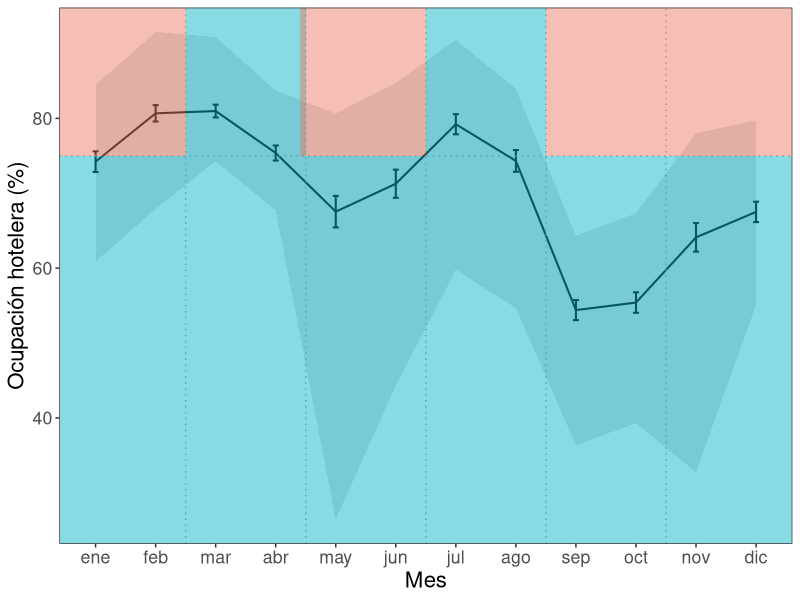
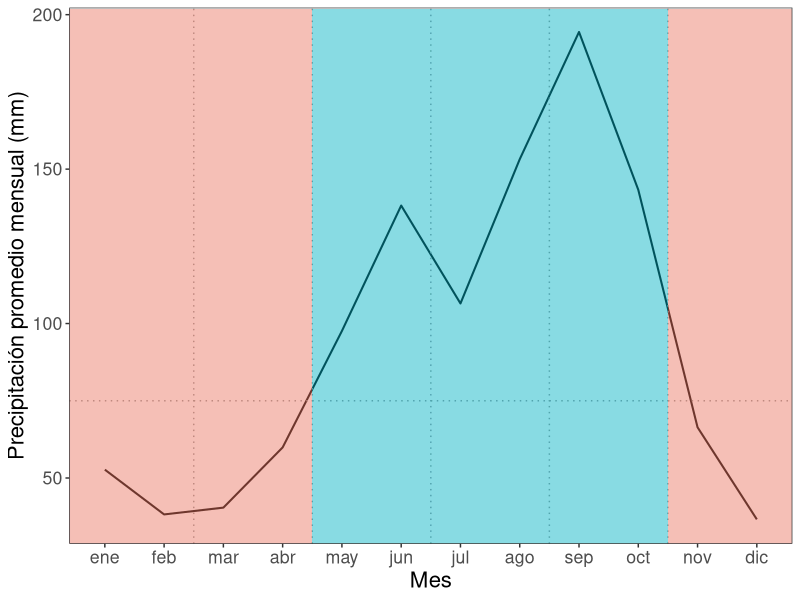
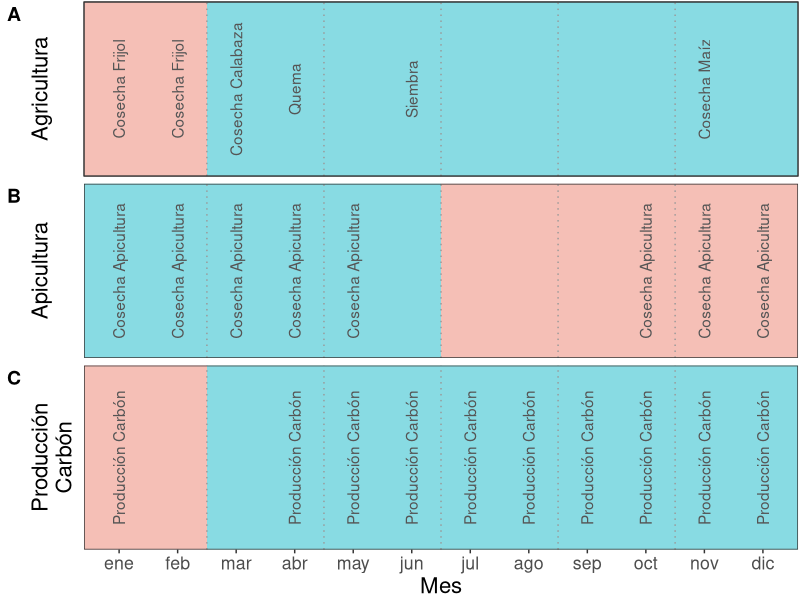

Generate these figures, in order, with R:
### PAQUETES ####
library(ggplot2)
library(plyr)
library(tidyr)
library(ggpubr)

### DATOS ###
### datos de https://smn.cna.gob.mx/es/informacion-climatologica-por-estado?estado=qroo (Cobá>Normales 1951-2010 o https://smn.conagua.gob.mx/tools/RESOURCES/Normales5110/NORMAL23012.TXT)
precipitacion <- data.frame(
  mesn = c(1:12),
  mes = c("ene","feb","mar","abr","may","jun","jul","ago","sep","oct","nov","dic"),
  precip.normal= c(52.7,38.2,40.4,59.9,97.6,138.2,106.5,153.2,194.4,143.3,66.4,36.6)
)

## dato de https://www.datatur.sectur.gob.mx/ITxEF/ITxEF_QROO.aspx (Estadísticas>Información Turística por entidad Federativa>Quintana Roo>Desgargar Excel 6.2 o https://www.datatur.sectur.gob.mx/ITxEF_Docs/QROO_COMPENDIO_6_2.zip)
ocupacion.hotelera <- data.frame(
  a2017 = c(82.36,84.54,83.13,83.72,80.66,81.81,86.76,77.95,62.96,62.99,75.50,76.35),
  a2016 = c(79.84,82.04,82.73,80.76,77.44,79.12,85.87,77.93,64.30,67.33,78.02,79.73),
  a2015 = c(82.33,85.35,82.31,82.49,78.42,77.59,84.75,78.03,61.55,64.91,76.00,76.52),
  a2014 = c(79.90,84.15,80.45,77.92,74.81,72.49,81.52,75.05,57.56,63.68,76.43,77.66),
  a2013 = c(75.73,79.41,80.99,74.65,67.49,69.99,81.22,71.27,54.44,55.20,68.03,75.69),
  a2012 = c(74.46,79.31,79.47,77.09,66.00,66.24,77.25,68.86,53.06,54.03,67.73,73.92),
  a2011 = c(66.23,73.30,75.28,69.27,58.42,59.48,72.67,63.11,46.24,47.17,58.82,66.73),
  a2010 = c(63.84,73.49,74.64,67.91,57.15,59.41,67.91,59.23,41.62,42.80,56.18,65.10),
  a2009 = c(72.88,79.11,74.88,70.86,26.45,44.33,59.78,54.67,36.35,39.31,52.61,60.10),
  a2008 = c(74.97,82.50,83.51,75.90,68.65,71.54,77.76,68.87,47.55,50.95,63.21,69.64),
  a2007 = c(77.05,82.20,80.49,79.17,67.97,71.81,80.15,63.39,46.97,51.38,65.09,68.12),
  a2006 = c(77.36,82.26,82.74,76.62,71.84,75.00,78.43,72.21,49.53,52.88,67.37,71.09),
  a2005 = c(84.47,91.54,90.85,83.32,78.47,84.75,81.32,80.17,59.30,52.18,32.74,56.93),
  a2004 = c(75.88,87.56,84.49,82.82,73.78,81.80,90.48,83.94,60.90,62.77,72.96,73.66),
  a2003 = c(64.91,74.63,76.15,71.99,68.16,77.44,86.86,82.12,59.73,57.25,69.11,69.17),
  a2002 = c(60.89,67.92,81.27,69.55,64.48,74.75,81.96,74.01,48.32,46.37,55.74,60.10),
  a2001 = c(72.96,80.87,85.02,78.24,75.93,80.97,86.93,78.83,53.74,51.44,55.82,55.09),
  a2000 = c(61.48,80.00,86.53,75.62,73.52,83.05,86.85,78.80,56.50,56.80,63.24,60.17),
  a1999 = c(63.43,71.06,74.28,67.72,62.55,67.96,70.85,79.82,53.66,49.86,53.38,59.80),
  a1998 = c(68.77,77.27,74.35,74.61,70.01,71.15,73.05,73.19,58.19,55.41,61.17,60.12),
  a1997 = c(78.97,87.15,85.03,78.39,75.74,78.90,82.73,80.45,61.85,64.29,71.21,70.33),
  a1996 = c(82.42,87.70,85.96,79.14,71.55,74.28,79.30,76.86,55.74,58.60,69.66,70.68),
  a1995 = c(81.67,86.33,84.68,73.31,64.35,69.52,78.12,78.22,61.32,59.12,68.09,66.62),
  a1994 = c(73.81,77.72,79.99,68.68,59.69,58.61,74.69,74.40,55.31,56.80,60.55,64.09),
  a1993 = c(78.89,81.70,78.30,72.26,61.75,61.15,76.69,78.66,53.46,56.48,61.09,60.61),
  a1992 = c(74.38,78.47,77.98,67.74,60.95,60.02,75.82,82.32,54.28,60.53,67.13,67.32),
  mesn = c(1:12),
  mes = c("ene","feb","mar","abr","may","jun","jul","ago","sep","oct","nov","dic")
)

ocupacion.hotelera.ano <- ocupacion.hotelera %>% gather(ano, ocupacion, a1992:a2017)
resumen.ocupacion.hotelera <- ddply(
  ocupacion.hotelera.ano,
  .(mesn),
  summarise,
  media = mean(ocupacion),
  sd = sd(ocupacion),
  se = sd(ocupacion) / sqrt(length(ocupacion)),
  maxi = max(ocupacion),
  mini = min(ocupacion)
)


### GRAFICAS ###
figura.ocupacion.hotelera <- ggplot(resumen.ocupacion.hotelera, aes(x = mesn,y = media)) +
  geom_line(size = 0.7) +
  geom_errorbar(aes(ymin = (media - se), ymax = (media + se)), width = .1, size = 0.7) +
  geom_ribbon(aes(ymin = mini, ymax = maxi), alpha = 0.15, colour = 0) +
  scale_x_continuous(breaks = c(1:12), labels = c("ene","feb","mar","abr","may","jun","jul","ago","sep","oct","nov","dic")) +
  ylab("Ocupación hotelera (%)") +
  xlab("Mes") +
  geom_hline(yintercept=c(75), linetype="dotted", color="#999999") +
  geom_vline(xintercept=c(2.5,4.5,6.5,8.5,10.5), linetype="dotted", color="#999999") +
  theme_bw() +
  theme(panel.grid.major = element_blank(), panel.grid.minor = element_blank()) +
  geom_rect(xmin=2.5, xmax=4.5, ymin=75, ymax=202, fill="#00BFC4", alpha=0.05) +
  geom_rect(xmin=0.4, xmax=2.5, ymin=75, ymax=202, fill="#F8766D", alpha=0.05) +
  geom_rect(xmin=4.4, xmax=6.5, ymin=75, ymax=202, fill="#F8766D", alpha=0.05) +
  geom_rect(xmin=6.5, xmax=8.5, ymin=75, ymax=202, fill="#00BFC4", alpha=0.05) +
  geom_rect(xmin=8.5, xmax=12.6, ymin=75, ymax=202, fill="#F8766D", alpha=0.05) +
  geom_rect(xmin=0.4, xmax=12.6, ymin=0, ymax=75, fill="#00BFC4", alpha=0.05) +
  theme(text = element_text(size=16))

ggsave("./imgs/img-ocupacion-hotelera.png",
  device = "png",
  figura.ocupacion.hotelera,
  width = 14,
  height = 12,
  units = "cm"
)

###

figura.precipitacion <- ggplot(precipitacion, aes(x = factor(mesn))) +
  geom_line(aes(y = precip.normal, group = 1), size = 0.7, stat="identity") +
  scale_x_discrete(breaks = factor(1:12),  drop = FALSE, labels = c("ene","feb","mar","abr","may","jun","jul","ago","sep","oct","nov","dic")) +
  ylab("Precipitación promedio mensual (mm)") +
  xlab("Mes") +
  theme_bw() +
  theme(panel.grid.major = element_blank(), panel.grid.minor = element_blank()) +
  geom_hline(yintercept = c(75), linetype="dotted", color="#999999") +
  geom_vline(xintercept=c(2.5,4.5,6.5,8.5,10.5), linetype="dotted", color="#999999") +
  geom_rect(xmin=4.5, xmax=10.5, ymin=0, ymax=202, fill="#00BFC4", alpha=0.05) +
  geom_rect(xmin=0.4, xmax=4.5, ymin=0, ymax=202, fill="#F8766D", alpha=0.05) +
  geom_rect(xmin=10.5, xmax=12.6, ymin=0, ymax=202, fill="#F8766D", alpha=0.05) +
  theme(text = element_text(size = 16))

ggsave("./imgs/img-precipitacion.png",
  device = "png",
  figura.precipitacion,
  width = 14,
  height = 12,
  units = "cm"
)

###

cul <- "#555555"
e1 <- theme(plot.margin = margin(0.05,0.05,0.05,0.8,"cm"))
e2 <- theme(strip.background =  element_blank(), strip.text = element_blank() )
e3 <- theme(axis.title.x = element_blank(), axis.text.x = element_blank(), axis.ticks.x = element_blank())
e4 <- labs(x = element_blank())

## datos de García-Frapolli (2006) (Chapter 5)
figura.actividades <- ggarrange(
  ggplot(precipitacion, aes(x = factor(mesn))) +
  geom_rect(xmin = 0.4, xmax = 2.5, ymin = 0, ymax = 2, fill = "#F8766D", alpha = 0.05) +
  geom_rect(xmin = 2.5, xmax = 12.6, ymin = 0, ymax = 2, fill = "#00BFC4", alpha = 0.05) +
  annotate(geom = "text", x = 4, y = 1, label = "Quema", color = cul, angle = 90) +
  annotate(geom = "text", x = 6, y = 1, label = "Siembra", color = cul, angle = 90) +
  annotate(geom = "text", x = 11, y = 1, label = "Cosecha Maíz", color = cul, angle = 90) +
  annotate(geom = "text", x = 1, y = 1, label = "Cosecha Frijol", color = cul, angle = 90) +
  annotate(geom = "text", x = 2, y = 1, label = "Cosecha Frijol", color = cul, angle = 90) +
  annotate(geom = "text", x = 3, y = 1, label = "Cosecha Calabaza", color = cul, angle = 90) +
  geom_vline(xintercept=c(2.5,4.5,6.5,8.5,10.5), linetype="dotted", color="#999999") +
  labs(x = "Mes", y = "Agricultura") +
  scale_x_discrete(breaks = factor(1:12),  drop=FALSE, labels = c("ene","feb","mar","abr","may","jun","jul","ago","sep","oct","nov","dic")) +
  theme_bw()+
  theme(panel.grid.major = element_blank(), panel.grid.minor = element_blank(), axis.text.y = element_blank(), axis.ticks.y = element_blank()) +
  theme(panel.grid.major = element_blank(), panel.grid.minor = element_blank()) +
  theme(text = element_text(size=16)) +
  e1 + e2 + e3 + e4,

  ggplot(precipitacion, aes(x = factor(mesn))) +
  geom_rect(xmin = 0.4, xmax = 6.5, ymin = 0, ymax = 2, fill = "#00BFC4", alpha = 0.05) +
  geom_rect(xmin = 6.5, xmax = 12.6, ymin = 0, ymax = 2, fill = "#F8766D", alpha = 0.05) +
  annotate(geom = "text", x = 1, y = 1, label = "Cosecha Apicultura", color = cul, angle = 90) +
  annotate(geom = "text", x = 2, y = 1, label = "Cosecha Apicultura", color = cul, angle = 90) +
  annotate(geom = "text", x = 3, y = 1, label = "Cosecha Apicultura", color = cul, angle = 90) +
  annotate(geom = "text", x = 4, y = 1, label = "Cosecha Apicultura", color = cul, angle = 90) +
  annotate(geom = "text", x = 5, y = 1, label = "Cosecha Apicultura", color = cul, angle = 90) +
  annotate(geom = "text", x = 10, y = 1, label = "Cosecha Apicultura", color = cul, angle = 90) +
  annotate(geom = "text", x = 11, y = 1, label = "Cosecha Apicultura", color = cul, angle = 90) +
  annotate(geom = "text", x = 12, y = 1, label = "Cosecha Apicultura", color = cul, angle = 90) +
  geom_vline(xintercept=c(2.5,4.5,6.5,8.5,10.5), linetype="dotted", color="#999999") +
  labs(x = "Mes", y = "Apicultura") +
  scale_x_discrete(breaks = factor(1:12),  drop=FALSE, labels = c("ene","feb","mar","abr","may","jun","jul","ago","sep","oct","nov","dic")) +
  theme_bw()+
  theme(panel.grid.major = element_blank(), panel.grid.minor = element_blank(), axis.text.y = element_blank(), axis.ticks.y = element_blank()) +
  theme(panel.grid.major = element_blank(), panel.grid.minor = element_blank()) +
  theme(text = element_text(size=16)) +
  e1 + e2 + e3 + e4,

  ggplot(precipitacion, aes(x = factor(mesn))) +
  geom_rect(xmin = 0.4, xmax = 2.5, ymin = 0, ymax = 2, fill = "#F8766D", alpha = 0.05) +
  geom_rect(xmin = 2.5, xmax = 12.6, ymin = 0, ymax = 2, fill = "#00BFC4", alpha = 0.05) +
  annotate(geom = "text", x = 12, y = 1, label = "Producción Carbón", color = cul, angle = 90) +
  annotate(geom = "text", x = 11, y = 1, label = "Producción Carbón", color = cul, angle = 90) +
  annotate(geom = "text", x = 10, y = 1, label = "Producción Carbón", color = cul, angle = 90) +
  annotate(geom = "text", x = 9, y = 1, label = "Producción Carbón", color = cul, angle = 90) +
  annotate(geom = "text", x = 8, y = 1, label = "Producción Carbón", color = cul, angle = 90) +
  annotate(geom = "text", x = 7, y = 1, label = "Producción Carbón", color = cul, angle = 90) +
  annotate(geom = "text", x = 6, y = 1, label = "Producción Carbón", color = cul, angle = 90) +
  annotate(geom = "text", x = 5, y = 1, label = "Producción Carbón", color = cul, angle = 90) +
  annotate(geom = "text", x = 4, y = 1, label = "Producción Carbón", color = cul, angle = 90) +
  annotate(geom = "text", x = 1, y = 1, label = "Producción Carbón", color = cul, angle = 90) +
  geom_vline(xintercept=c(2.5,4.5,6.5,8.5,10.5), linetype="dotted", color="#999999") +
  labs(x = "Mes", y = "Producción\nCarbón") +
  scale_x_discrete(breaks = factor(1:12),  drop=FALSE, labels = c("ene","feb","mar","abr","may","jun","jul","ago","sep","oct","nov","dic")) +
  theme_bw()+
  theme(panel.grid.major = element_blank(), panel.grid.minor = element_blank(), axis.text.y = element_blank(), axis.ticks.y = element_blank()) +
  theme(panel.grid.major = element_blank(), panel.grid.minor = element_blank()) +
  theme(text = element_text(size=16)) +
  e1,

  heights = c(1,1,1.3),
  nrow = 3,
  align = "v",
  labels = c("A","B","C")
)

ggsave("./imgs/img-actividades.png",
  device = "png",
  figura.actividades,
  width = 15,
  height = 13,
  units = "cm"
  )
